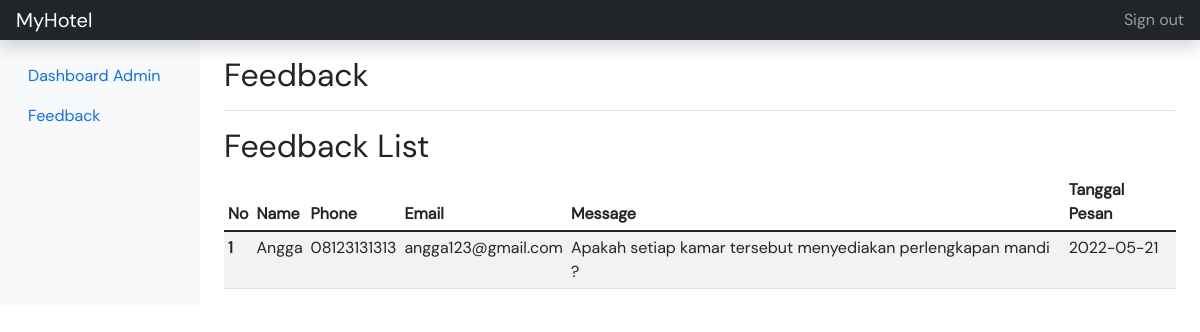
Before: /admin-feedback.php (signed in) with the older database file.
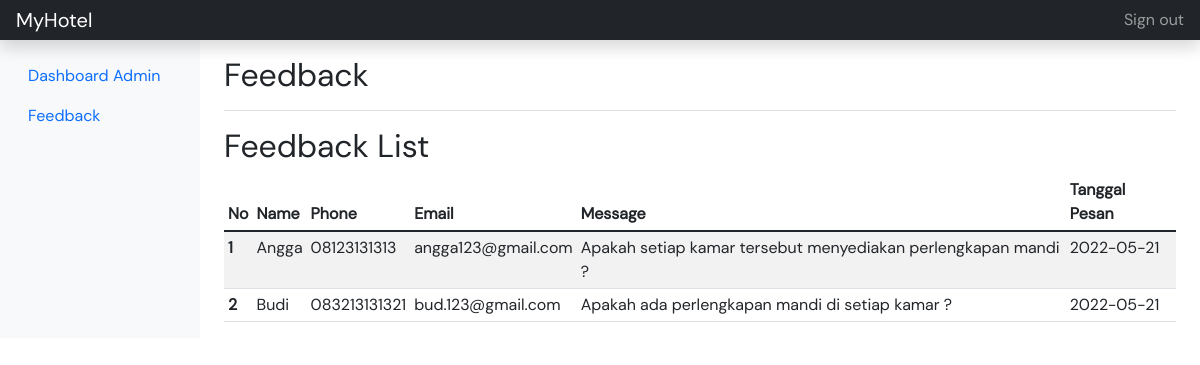
After: the same page with the newer database file.
### tables this page shows
CREATE TABLE `feedback` (
  `id` int(11) NOT NULL,
  `name` varchar(50) NOT NULL,
  `phone` varchar(15) NOT NULL,
  `email` varchar(50) NOT NULL,
  `message` varchar(255) NOT NULL,
  `created_date` date NOT NULL DEFAULT current_timestamp()
);

### admin-feedback.php (the view, shortened to what this page needs)
<!DOCTYPE html>
<html lang="en">
<head>
    <link href="https://cdn.jsdelivr.net/npm/bootstrap@5.1.3/dist/css/bootstrap.min.css" rel="stylesheet">
    <link rel="stylesheet" href="https://use.fontawesome.com/releases/v5.15.4/css/all.css"/>
    <link rel="stylesheet" href="fonts/stylesheet.css">
    <link rel="stylesheet" href="styles/admin-menu.css">
    <link href="https://unpkg.com/aos@2.3.1/dist/aos.css" rel="stylesheet">
</head>
<?php
include_once 'conn.php';
?>
<body>
    <section id="wrapper">
        <header class="navbar navbar-dark sticky-top bg-dark flex-md-nowrap p-0 shadow">
            <a class="navbar-brand col-md-3 col-lg-2 me-0 px-3" href="#">MyHotel</a>
            <div class="navbar-nav">
              <div class="nav-item text-nowrap">
                <a class="nav-link px-3" href="logout_admin.php">Sign out</a>
              </div>
            </div>
          </header>
          <div class="container-fluid">
            <div class="row">
              <nav id="sidebarMenu" class="col-md-3 col-lg-2 d-md-block bg-light sidebar collapse">
                <div class="position-sticky pt-3">
                  <ul class="nav flex-column">
                    <li class="nav-item">
                      <a class="nav-link " aria-current="page" href="admin.php">
                        Dashboard Admin
                      </a>
                    </li>
                    <li class="nav-item">
                      <a class="nav-link active" href="admin-feedback.php">
                        Feedback
                      </a>
                    </li>
                  </ul>
                </div>
              </nav>
              <main class="col-md-9 ms-sm-auto col-lg-10 px-md-4">
                <div class="d-flex justify-content-between flex-wrap flex-md-nowrap align-items-center pt-3 pb-2 mb-3 border-bottom">
                  <h1 class="h2">Feedback</h1>
                </div>
                <h2>Feedback List</h2>
                <div class="table-responsive">
                  <table class="table table-striped table-sm">
                    <thead>
                      <tr>
                        <th scope="col">No</th>
                        <th scope="col">Name</th>
                        <th scope="col">Phone</th>
                        <th scope="col">Email</th>
                        <th scope="col">Message</th>
                        <th scope="col">Tanggal Pesan</th>
                      </tr>
                    </thead>
                    <tbody>
                    <?php
                        $count = 1;
                        $sql = "SELECT id, name, phone, email, message, created_date FROM feedback";
                        $result = $conn->query($sql);
                        if ($result->num_rows > 0) {
                        while($row = $result->fetch_assoc()) {
                            echo "<tr>
                            <th scope='row'>$count</th>
                            <td>$row[name]</td>
                            <td>$row[phone]</td>
                            <td>$row[email]</td>
                            <td>$row[message]</td>
                            <td>$row[created_date]</td>
                            </tr>";
                            $count++;
                        }
                        } else {
                        echo "<tr>Data not found </tr>";
                        }
                    ?>
                    </tbody>
                  </table>
                </div>
              </main>
            </div>
          </div>
    </section>
</body>
</html>

Changed rows visible on the page:
added feedback: name "Budi", phone "083213131321", email "bud.123@gmail.com", message "Apakah ada perlengkapan mandi di setiap kamar ?", created_date "2022-05-21"
